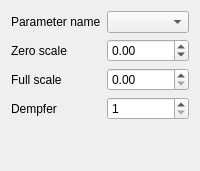
     <widget class="QWidget" name="tab_8">
      <attribute name="title">
       <string>Апарати</string>
      </attribute>
      <layout class="QGridLayout" name="gridLayout_10">
       <item row="2" column="0">
        <widget class="QLabel" name="label_37">
         <property name="sizePolicy">
          <sizepolicy hsizetype="Fixed" vsizetype="Preferred">
           <horstretch>0</horstretch>
           <verstretch>0</verstretch>
          </sizepolicy>
         </property>
         <property name="text">
          <string>Full scale</string>
         </property>
        </widget>
       </item>
       <item row="3" column="0">
        <widget class="QLabel" name="label_40">
         <property name="sizePolicy">
          <sizepolicy hsizetype="Fixed" vsizetype="Preferred">
           <horstretch>0</horstretch>
           <verstretch>0</verstretch>
          </sizepolicy>
         </property>
         <property name="text">
          <string>Dempfer</string>
         </property>
        </widget>
       </item>
       <item row="3" column="1">
        <widget class="QSpinBox" name="sb_f_3">
         <property name="keyboardTracking">
          <bool>false</bool>
         </property>
         <property name="minimum">
          <number>1</number>
         </property>
         <property name="maximum">
          <number>100</number>
         </property>
        </widget>
       </item>
       <item row="1" column="0">
        <widget class="QLabel" name="label_39">
         <property name="sizePolicy">
          <sizepolicy hsizetype="Fixed" vsizetype="Preferred">
           <horstretch>0</horstretch>
           <verstretch>0</verstretch>
          </sizepolicy>
         </property>
         <property name="text">
          <string>Zero scale</string>
         </property>
        </widget>
       </item>
       <item row="2" column="1">
        <widget class="QDoubleSpinBox" name="sb_Fs_3">
         <property name="keyboardTracking">
          <bool>false</bool>
         </property>
         <property name="maximum">
          <double>1000.000000000000000</double>
         </property>
        </widget>
       </item>
       <item row="0" column="0">
        <widget class="QLabel" name="label_38">
         <property name="sizePolicy">
          <sizepolicy hsizetype="Fixed" vsizetype="Preferred">
           <horstretch>0</horstretch>
           <verstretch>0</verstretch>
          </sizepolicy>
         </property>
         <property name="text">
          <string>Parameter name</string>
         </property>
        </widget>
       </item>
       <item row="0" column="1">
        <widget class="QComboBox" name="bx_Teg_3"/>
       </item>
       <item row="1" column="1">
        <widget class="QDoubleSpinBox" name="sb_Zs_3">
         <property name="keyboardTracking">
          <bool>false</bool>
         </property>
         <property name="minimum">
          <double>-1000.000000000000000</double>
         </property>
         <property name="maximum">
          <double>1000.000000000000000</double>
         </property>
        </widget>
       </item>
       <item row="4" column="0" colspan="2">
        <spacer name="verticalSpacer_8">
         <property name="orientation">
          <enum>Qt::Vertical</enum>
         </property>
         <property name="sizeHint" stdset="0">
          <size>
           <width>20</width>
           <height>40</height>
          </size>
         </property>
        </spacer>
       </item>
      </layout>
     </widget>
